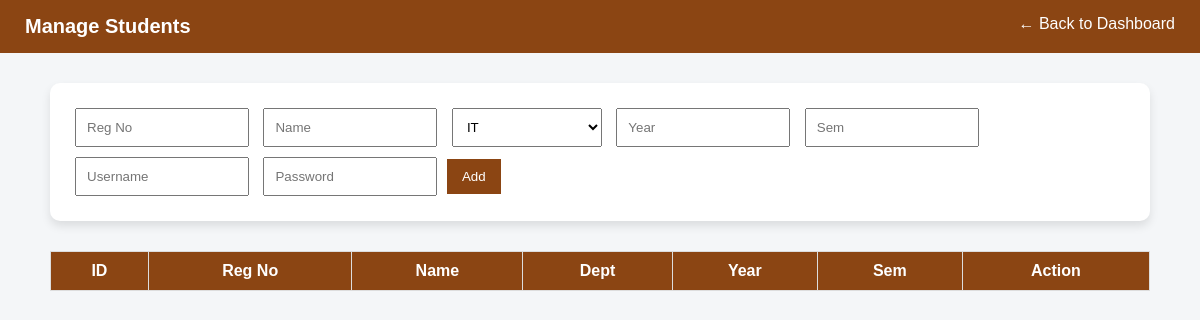
The page /manage_students (signed in) on the database as committed earlier.
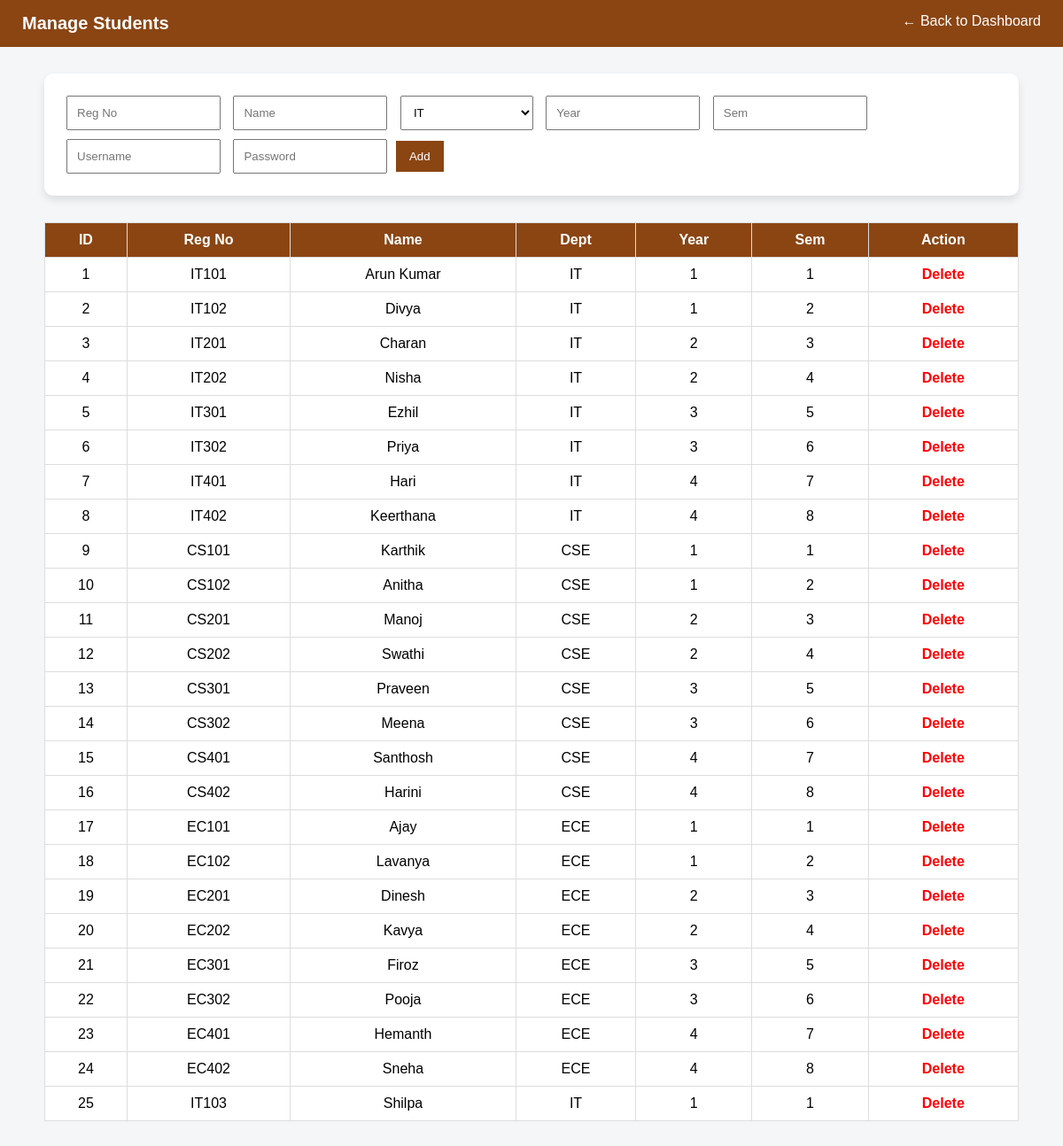
The same page on the database as committed later.
### tables this page shows
CREATE TABLE students (
    id INTEGER PRIMARY KEY AUTOINCREMENT,
    reg_no TEXT UNIQUE,
    name TEXT,
    dept TEXT,
    year INTEGER,
    semester INTEGER,
    username TEXT,
    password TEXT
);

### app.py (the view, shortened to what this page needs)
@app.route("/manage_students", methods=["GET", "POST"])
def manage_students():
    if "admin" not in session:
        return redirect("/admin_login")
    conn = sqlite3.connect("database.db")
    cursor = conn.cursor()
    cursor.execute("SELECT * FROM students")
    students = cursor.fetchall()
    conn.close()
    return render_template("manage_students.html", students=students)

### templates/manage_students.html (shortened to what this page needs)
<!DOCTYPE html>
<html>
<head>
</head>
<body>
<div class="top-header">
    <h1>Manage Students</h1>
    <a href="/admin_dashboard">← Back to Dashboard</a>
</div>
<div class="container">
<form method="POST">
    <input type="text" name="reg_no" placeholder="Reg No" required>
    <input type="text" name="name" placeholder="Name" required>
    <select name="dept">
        <option>IT</option>
    </select>
    <input type="number" name="year" placeholder="Year" required>
    <input type="number" name="semester" placeholder="Sem" required>
    <input type="text" name="username" placeholder="Username" required>
    <input type="text" name="password" placeholder="Password" required>
    <button type="submit">Add</button>
</form>
<table>
<tr>
    <th>ID</th>
    <th>Reg No</th>
    <th>Name</th>
    <th>Dept</th>
    <th>Year</th>
    <th>Sem</th>
    <th>Action</th>
</tr>
{% for s in students %}
<tr>
    <td>{{ s[0] }}</td>
    <td>{{ s[1] }}</td>
    <td>{{ s[2] }}</td>
    <td>{{ s[3] }}</td>
    <td>{{ s[4] }}</td>
    <td>{{ s[5] }}</td>
    <td>
        <a href="/delete_student/{{ s[0] }}" class="delete">Delete</a>
    </td>
</tr>
{% endfor %}
</table>
</div>
</body>
</html>

### templates/manage_students.html (style rules this page uses)
body { margin:0; font-family:Arial; background:#f4f6f8; }
.top-header { background:#8B4513; color:white; padding:15px 25px; display:flex; justify-content:space-between; }
.top-header h1 { margin:0; font-size:20px; }
.top-header a { color:white; text-decoration:none; }
.container { padding:30px; max-width:1100px; margin:auto; }
form { background:white; padding:20px; border-radius:10px; box-shadow:0 5px 10px rgba(0,0,0,0.1); margin-bottom:30px; }
input, select { padding:10px; margin:5px; width:150px; }
button { background:#8B4513; color:white; border:none; padding:10px 15px; cursor:pointer; }
table { width:100%; border-collapse:collapse; background:white; }
th { background:#8B4513; color:white; }
th,td { padding:10px; border:1px solid #ddd; text-align:center; }
.delete { color:red; text-decoration:none; font-weight:bold; }

Rows that differ between the two databases and show on the page:
added students: id "1", reg_no "IT101", name "Arun Kumar", dept "IT", year "1", semester "1"
added students: id "2", reg_no "IT102", name "Divya", dept "IT", year "1", semester "2"
added students: id "3", reg_no "IT201", name "Charan", dept "IT", year "2", semester "3"
added students: id "4", reg_no "IT202", name "Nisha", dept "IT", year "2", semester "4"
added students: id "5", reg_no "IT301", name "Ezhil", dept "IT", year "3", semester "5"
added students: id "6", reg_no "IT302", name "Priya", dept "IT", year "3", semester "6"
added students: id "7", reg_no "IT401", name "Hari", dept "IT", year "4", semester "7"
added students: id "8", reg_no "IT402", name "Keerthana", dept "IT", year "4", semester "8"
added students: id "9", reg_no "CS101", name "Karthik", dept "CSE", year "1", semester "1"
added students: id "10", reg_no "CS102", name "Anitha", dept "CSE", year "1", semester "2"
added students: id "11", reg_no "CS201", name "Manoj", dept "CSE", year "2", semester "3"
added students: id "12", reg_no "CS202", name "Swathi", dept "CSE", year "2", semester "4"
added students: id "13", reg_no "CS301", name "Praveen", dept "CSE", year "3", semester "5"
added students: id "14", reg_no "CS302", name "Meena", dept "CSE", year "3", semester "6"
added students: id "15", reg_no "CS401", name "Santhosh", dept "CSE", year "4", semester "7"
added students: id "16", reg_no "CS402", name "Harini", dept "CSE", year "4", semester "8"
added students: id "17", reg_no "EC101", name "Ajay", dept "ECE", year "1", semester "1"
added students: id "18", reg_no "EC102", name "Lavanya", dept "ECE", year "1", semester "2"
added students: id "19", reg_no "EC201", name "Dinesh", dept "ECE", year "2", semester "3"
added students: id "20", reg_no "EC202", name "Kavya", dept "ECE", year "2", semester "4"
added students: id "21", reg_no "EC301", name "Firoz", dept "ECE", year "3", semester "5"
added students: id "22", reg_no "EC302", name "Pooja", dept "ECE", year "3", semester "6"
added students: id "23", reg_no "EC401", name "Hemanth", dept "ECE", year "4", semester "7"
added students: id "24", reg_no "EC402", name "Sneha", dept "ECE", year "4", semester "8"
added students: id "25", reg_no "IT103", name "Shilpa", dept "IT", year "1", semester "1"
